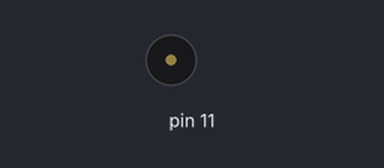
Recording of a sketch running on a simulated Arduino Uno, built with avr-gcc and run on an emulated ATmega328P. Shown: buzzer (waves = sounding).

Above: at 0.3 s.
Timing chart, 0 to 1.8 s (numbered marks = the images above):
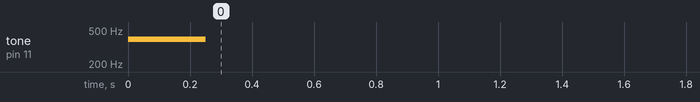

Measured:
- by itself, tone on pin 11: silent → 392 Hz at 0.00 s, → silent 0.25 s later

The sketch:

jacob_OOP_music.ino
```cpp
#define NOTE_B0  31
#define NOTE_C1  33
#define NOTE_CS1 35
#define NOTE_D1  37
#define NOTE_DS1 39
#define NOTE_E1  41
#define NOTE_F1  44
#define NOTE_FS1 46
#define NOTE_G1  49
#define NOTE_GS1 52
#define NOTE_A1  55
#define NOTE_AS1 58
#define NOTE_B1  62
#define NOTE_C2  65
#define NOTE_CS2 69
#define NOTE_D2  73
#define NOTE_DS2 78
#define NOTE_E2  82
#define NOTE_F2  87
#define NOTE_FS2 93
#define NOTE_G2  98
#define NOTE_GS2 104
#define NOTE_A2  110
#define NOTE_AS2 117
#define NOTE_B2  123
#define NOTE_C3  131
#define NOTE_CS3 139
#define NOTE_D3  147
#define NOTE_DS3 156
#define NOTE_E3  165
#define NOTE_F3  175
#define NOTE_FS3 185
#define NOTE_G3  196
#define NOTE_GS3 208
#define NOTE_A3  220
#define NOTE_AS3 233
#define NOTE_B3  247
#define NOTE_C4  262
#define NOTE_CS4 277
#define NOTE_D4  294
#define NOTE_DS4 311
#define NOTE_E4  330
#define NOTE_F4  349
#define NOTE_FS4 370
#define NOTE_G4  392
#define NOTE_GS4 415
#define NOTE_A4  440
#define NOTE_AS4 466
#define NOTE_B4  494
#define NOTE_C5  523
#define NOTE_CS5 554
#define NOTE_D5  587
#define NOTE_DS5 622
#define NOTE_E5  659
#define NOTE_F5  698
#define NOTE_FS5 740
#define NOTE_G5  784
#define NOTE_GS5 831
#define NOTE_A5  880
#define NOTE_AS5 932
#define NOTE_B5  988
#define NOTE_C6  1047
#define NOTE_CS6 1109
#define NOTE_D6  1175
#define NOTE_DS6 1245
#define NOTE_E6  1319
#define NOTE_F6  1397
#define NOTE_FS6 1480
#define NOTE_G6  1568
#define NOTE_GS6 1661
#define NOTE_A6  1760
#define NOTE_AS6 1865
#define NOTE_B6  1976
#define NOTE_C7  2093
#define NOTE_CS7 2217
#define NOTE_D7  2349
#define NOTE_DS7 2489
#define NOTE_E7  2637
#define NOTE_F7  2794
#define NOTE_FS7 2960
#define NOTE_G7  3136
#define NOTE_GS7 3322
#define NOTE_A7  3520
#define NOTE_AS7 3729
#define NOTE_B7  3951
#define NOTE_C8  4186
#define NOTE_CS8 4435
#define NOTE_D8  4699
#define NOTE_DS8 4978

int melody[] = {
  NOTE_G4, NOTE_E4, NOTE_C4, NOTE_D4, NOTE_G3, NOTE_G3, NOTE_B3, NOTE_D4, NOTE_F4, NOTE_E4, NOTE_C4
};

int noteduration[] = {
  4, 8, 8, 4, 4, 8, 8, 8, 8, 4, 4
};


class Music
{
    int* melody;
    int* noteduration;
    int numnotes;
    int tonepin;
    unsigned long previousmillis;
    unsigned long previousmillispause;
    unsigned long interval;
    unsigned long pauseinterval;
    int thisnote;
    bool noteplaying;
  public:
    Music(int* melody2, int* noteduration2, int numnotes2, int pin)
    { previousmillis = 0;
      previousmillispause = 0;
      interval = 0;
      pauseinterval = 0;
      thisnote = 0;
      noteplaying = false;
      melody = melody2;
      noteduration = noteduration2;
      numnotes = numnotes2;
      tonepin = pin;
    }


    void Update()
    {
      unsigned long currentmillis = millis();

      if (!noteplaying && currentmillis - previousmillis >= interval) {


        interval = 1000 / noteduration[thisnote];


        tone(tonepin, melody[thisnote], interval);
        noteplaying = true;
        previousmillis = currentmillis;


        if (noteplaying && currentmillis - previousmillis >= interval) {
          noTone(tonepin);
          noteplaying = false;
          previousmillis = currentmillis;

          if (currentmillis - previousmillis >= pauseinterval) {
            thisnote++;
            if (thisnote >= numnotes) {
            thisnote = 0;
          }


          pauseinterval = interval * 0.l;
                          previousmillispause = currentmillis;
        }
      }
    }
  }
};


Music peppa_pig( melody, noteduration, 11, 11);


void setup() {
  // put your setup code here, to run once:

}

void loop() {
  // put your main code here, to run repeatedly:


peppa_pig.Update();
}
```
